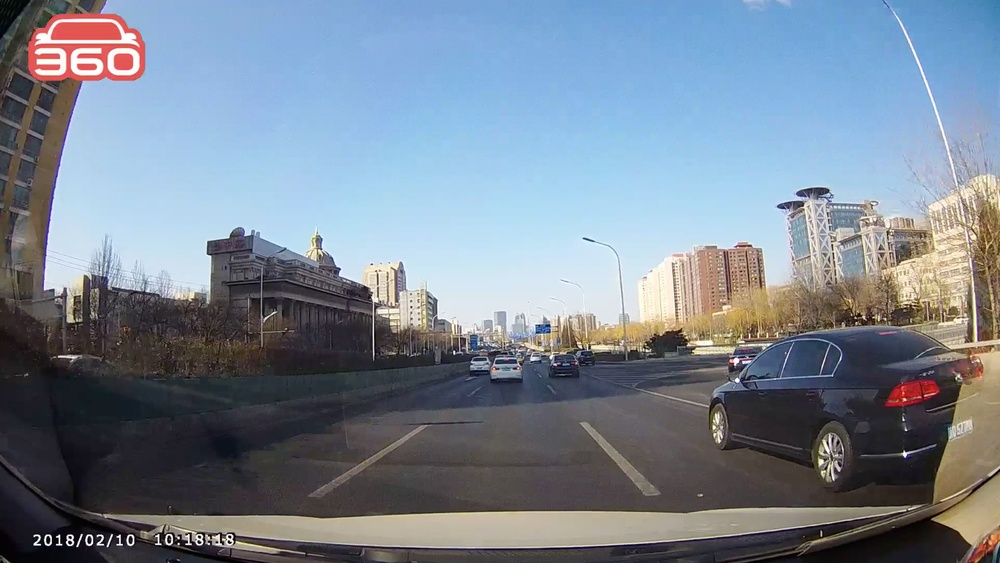
#> input picture process_image/origin.jpg, 1000 x 563 px, shrunk from 2484 x 1398 before the run, found by its file name
$ python calibrate_camera.py
#> lines starting #> are read from the running program, lines starting #| are printed output that depends on the picture
'''
calibrate.py takes 20 chessboard images and uses them to
calibrate the camera. It can then undistort a test image
'''
import os
import cv2
import glob
import pickle
import numpy as np
import matplotlib
matplotlib.use("TkAgg")
import matplotlib.pyplot as plt

'''
calibrate_cam goes through the 20 chessboard images and calibrates the camera
'''
# [41 lines left out: function calibrate_cam, not called in this run]

'''
undistort takes the 20 obj/imgpoints from calibration and uses them to distort the 6 test iamges
'''
# [23 lines left out: function save_dist_pickle, not called in this run]

'''
undistort one image given the matrix and distances
'''
def undist(img, mtx, dist):
  dst = cv2.undistort(img, mtx, dist, None, mtx)
  cv2.imwrite('test_mctesterson.jpg', dst)
  return dst

'''
undistort all images in a list
'''
def undist_all(test_list, mtx, dist):
  #loop through each img in list, undistort, and save
  for index, img_name in enumerate(test_list):
    if img_name.startswith('test'):
      print('img name is', img_name)

      img = cv2.imread('test_images/' + img_name)
      dst = cv2.undistort(img, mtx, dist, None, mtx)
      cv2.imwrite('output_images/' + img_name + '_undistorted.jpg', dst)

if __name__ == '__main__':
  #objpoints, imgpoints = calibrate_cam()
  print('calibration complete')
  # undist(objpoints, imgpoints)
  print('undistort complete')

  test_list = os.listdir('process_image')
  with open('test_dist_pickle.p', 'rb') as pick:
#> (reads test_dist_pickle.p from the repository)
    dist_pickle = pickle.load(pick)

  mtx = dist_pickle['mtx']
  dist = dist_pickle['dist']

  image = cv2.imread('process_image/origin.jpg')
#> image is the input picture: shape (563, 1000, 3); mean B, G, R 146.2, 132.7, 120.9
  plt.imshow(image)
  plt.title('original')
  plt.show()

  dst = undist(image, mtx, dist)
#> in undist, `dst = cv2.undistort(img, mtx, dist, None, mtx)`:
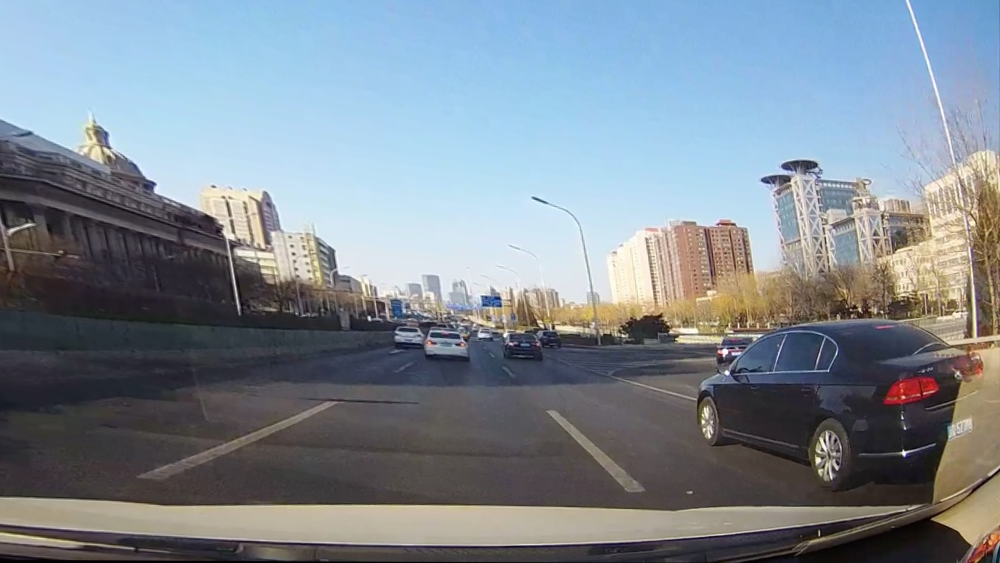
#> dst: shape (563, 1000, 3); mean B, G, R 146.2, 136.7, 126.4
  plt.imshow(dst)
  plt.title('undistorted')
  plt.show()
  undist_all(test_list, mtx, dist)
